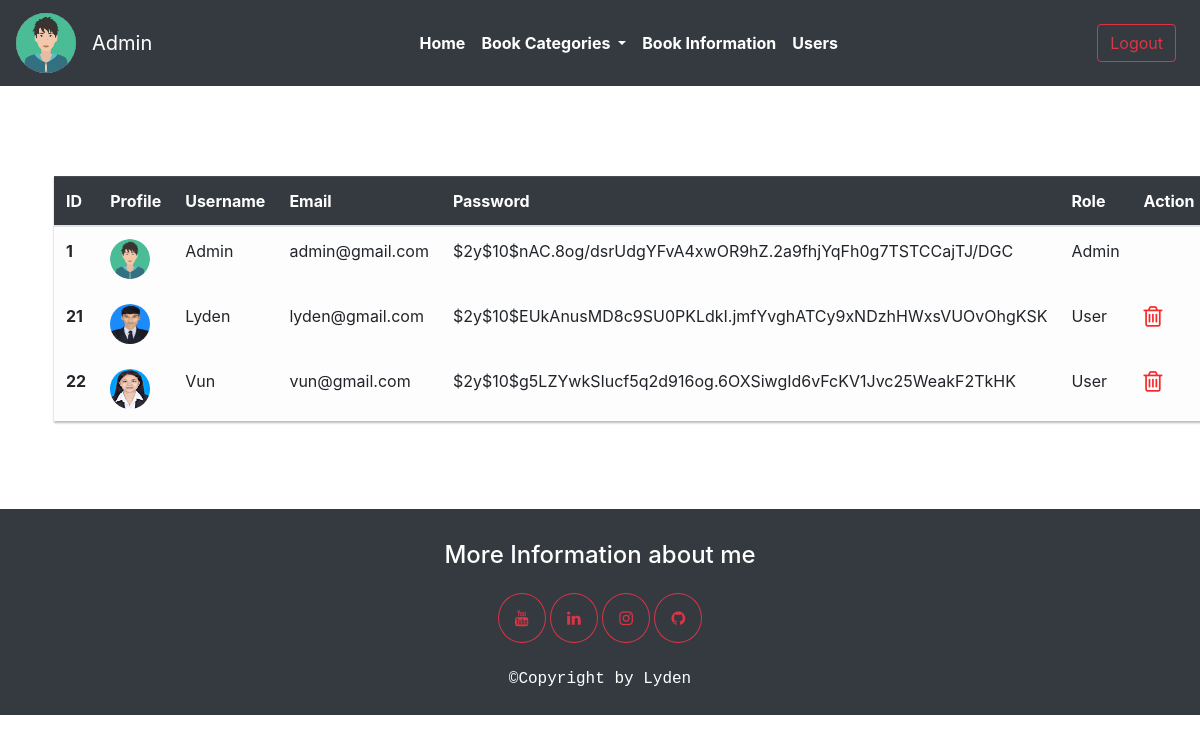
The app's page /?page=user (signed in) with its own data.
### tables this page shows
CREATE TABLE `users` (
  `user_id` int(11) NOT NULL,
  `username` varchar(40) NOT NULL,
  `profile` varchar(200) NOT NULL,
  `email` varchar(100) NOT NULL,
  `password` varchar(500) NOT NULL,
  `role` varchar(40) NOT NULL
);

### database/database.php (called while the page is built, shortened)
<?php
function database()
{
    return new mysqli('localhost', 'root', '', 'digital_library');
}
function selectAllUser()
{
    return database()->query("SELECT * FROM users ORDER BY user_id ASC");
}

### pages/users.php (the view)
<?php
require_once("database/database.php");
$users = selectAllUser();
?>
<div class="container rounded p-4 mb-2 mt-2">
  <h3 class="mb-4 text-white">Users</h3>
  <div>
    <table class="table mt-4" style="box-shadow: 0px 2px 2px #babab8">
      <thead class="table-dark">
        <tr>
          <th scope="col">ID</th>
          <th scope="col">Profile</th>
          <th scope="col">Username</th>
          <th scope="col">Email</th>
          <th scope="col">Password</th>
          <th scope="col">Role</th>
          <?php if ($_SESSION['username'] == "Admin" or $_SESSION['username'] == "admin") : ?>
            <th scope="col">Action</th>
          <?php endif; ?>
        </tr>
      </thead>
      <tbody>
        <?php foreach ($users as $user) : ?>
          <tr class="table-light">
            <th class="align-self-center" scope="row"><?= $user['user_id'] ?></th>
            <td><img src="images/user/<?= $user['profile'] ?>" class="rounded-circle" style="width: 40px; height: 40px;"></td>
            <td class="align-self-center"><?= $user['username'] ?></td>
            <td class="align-self-center"><?= $user['email'] ?></td>
            <td class="align-self-center"><?= $user['password'] ?></td>
            <td class="align-self-center"><?= $user['role'] ?></td>
            <?php if ($_SESSION['username'] == "Admin" or $_SESSION['username'] == "admin") : ?>
              <?php if ($user['role'] != "Admin") : ?>
                <td class="align-self-center">
                  <a href="deleteuser.php?id=<?= $user['user_id'] ?>"><i style="font-size:24px; color: #f72a2a" class="fa">&#xf014;</i></a>
                </td>
              <?php else : ?>
                <td class="align-self-center"></td>
              <?php endif; ?>
            <?php endif; ?>
          </tr>
        <?php endforeach; ?>
      </tbody>
    </table>
  </div>
</div>

### partial/navbar.php (shortened to what this page needs)
<?php
require_once('database/database.php');
$allUser = selectAllUser();
foreach ($allUser as $user) :
?>
  <?php if ($user['username'] === $_SESSION['username']) : ?>
    <nav class="navbar navbar-expand-lg navbar-dark bg-dark position-sticky sticky-top text-white text-center">
      <a class="navbar-brand" href="#">
        <img src="images/user/<?= $user['profile'] ?>" width="60" height="60" class="d-inline-block align-top rounded rounded-circle" alt="">
      </a>
      <small class="navbar-brand text-white"><?= $user['username'] ?></small>
      <div class="collapse navbar-collapse" id="navbarTogglerDemo02">
        <ul class="navbar-nav m-auto mt-2 mt-lg-0">
          <li class="nav-item active">
            <a class="nav-link font-weight-bold text-white" href="?page=home">Home <span class="sr-only">(current)</span></a>
          </li>
          <li class="nav-item active">
            <div class="dropdown show">
              <a class="nav-link font-weight-bold text-white dropdown-toggle" href="#" role="button" id="dropdownMenuLink" data-toggle="dropdown" aria-haspopup="true" aria-expanded="false">
                Book Categories
              </a>
            </div>
          </li>
          <?php if ($user['role'] == "Admin") : ?>
            <li class="nav-item active">
              <a class="nav-link font-weight-bold text-white" href="?page=bookinfo">Book Information</a>
            </li>
            <li class="nav-item active">
              <a class="nav-link font-weight-bold text-white" href="?page=user">Users</a>
            </li>
          <?php else : ?>
            <li class="nav-item active">
              <a class="nav-link font-weight-bold text-white" href="?page=contact">Contact us</a>
            </li>
          <?php endif; ?>
        </ul>
        <form class="form-inline my-2 my-lg-0">
          <a href="http://localhost/Digital_Library/" class="btn border border-danger text-danger my-2 my-sm-0 m-2" type="submit">Logout</a>
        </form>
      </div>
    </nav>
<?php
  endif;
endforeach;
?>

### records on screen
users: profile (picture), username "Admin", shows "Book Information", user_id "1", email "admin@gmail.com", password "$2y$10$nAC.8og/dsrUdgYFvA4xwOR9hZ.2a9fhjYqFh0g7TSTCCajTJ/DGC", role "Admin"
users: user_id "21", profile (picture), username "Lyden", email "lyden@gmail.com", password "$2y$10$EUkAnusMD8c9SU0PKLdkI.jmfYvghATCy9xNDzhHWxsVUOvOhgKSK", role "User"
users: user_id "22", profile (picture), username "Vun", email "vun@gmail.com", password "$2y$10$g5LZYwkSIucf5q2d916og.6OXSiwgId6vFcKV1Jvc25WeakF2TkHK", role "User"
